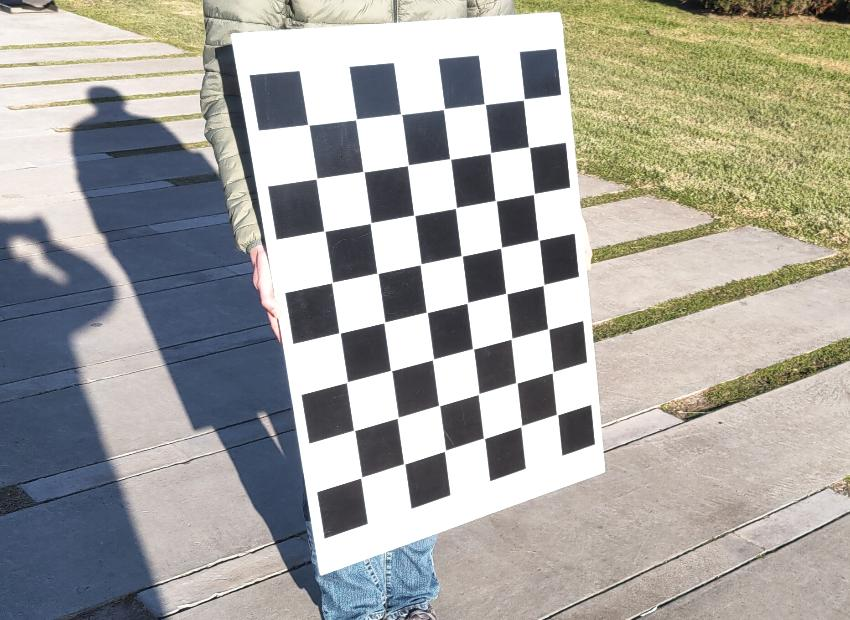
#> input picture Tutorial Vision/tutorial_05/res/checkerboard.jpg, 850 x 620 px; its folder holds 3 pictures in this run
$ jupyter execute --allow-errors calibracion.ipynb   (shell and % lines are left out)   (older library calls are emulated)
#> lines starting #> are read from the running program, lines starting #| are printed output that depends on the picture
### Tutorial Vision/tutorial_05/calib.py
import numpy as np
import cv2
import glob


def draw_checkerboard(
        image,
        board_size,
        corners,
        found,
        line_thickness=2,
        corner_radius=5,
        corner_thickness=2,
        line_color=(255, 0, 255),
        circles_color=(0, 255, 255)
):
    """
        Draws detected checkerboard.

        Parameters:
        - image: The image where the corners will be drawn.
        - corners: The detected corners from cv2.findChessboardCorners.
        - board_size: The size of the chessboard (rows, columns).
        - line_thickness: Thickness of the lines connecting the corners.
        - corner_radius: Radius of the circles at each corner.
        - corner_thickness: Thickness of the circles at each corner.
        - color: Color of the lines and circles (B, G, R).
    """

    if not found:
        return image

    # Ensure corners are in integer format for drawing
    corners = corners.astype(int)

    # Draw lines connecting corners
    # line_color = color  # (0, 255, 0)
    # circles_color = (255, 0, 0)
    for i in range(board_size[1]):
        for j in range(board_size[0] - 1):
            idx1 = i * board_size[0] + j
            idx2 = i * board_size[0] + (j + 1)
            cv2.line(image, tuple(corners[idx1][0]), tuple(corners[idx2][0]), line_color, line_thickness)

    for i in range(board_size[1] - 1):
        for j in range(board_size[0]):
            idx1 = i * board_size[0] + j
            idx2 = (i + 1) * board_size[0] + j
            cv2.line(image, tuple(corners[idx1][0]), tuple(corners[idx2][0]), line_color, line_thickness)

    # Draw circles at each corner
    for corner in corners:
        cv2.circle(image, tuple(corner[0]), corner_radius, circles_color, corner_thickness)

    return image


def detect_board(CHECKERBOARD, gray, criteria=None, subpix_win=(7, 7), scale=1.0):

    # shape = gray.shape[::-1]
    # gray = cv2.blur(gray, (5, 5))

    if scale == 1.0:
        scaled = gray
    else:
        w, h = gray.shape[1], gray.shape[0]
        scaled = cv2.resize(gray, (int(w * scale), int(h * scale)), interpolation=cv2.INTER_AREA)


    # Find the chess board corners
    # If desired number of corners are found in the image then ret = true
    ret, corners = cv2.findChessboardCorners(
        scaled,
        CHECKERBOARD,
        cv2.CALIB_CB_ADAPTIVE_THRESH + cv2.CALIB_CB_FAST_CHECK + cv2.CALIB_CB_NORMALIZE_IMAGE
    )

    if ret:

        if scale != 1.0:
            corners /= scale

        # we've found the corners
        # let's refine its coordinates
        # objpoints.append(objp)
        if criteria is None:
            criteria = (cv2.TERM_CRITERIA_EPS + cv2.TERM_CRITERIA_MAX_ITER, 30, 0.001)

        # refining pixel coordinates for given 2d points.
        corners = cv2.cornerSubPix(gray, corners, subpix_win, (-1, -1), criteria)
        # pass
        # imgpoints.append(corners2)

    return ret, corners


def board_points(checkerboard):
    # Defining the world coordinates for 3D points
    objp = np.zeros((1, checkerboard[0] * checkerboard[1], 3), np.float32)
    objp[0, :, :2] = np.mgrid[0:checkerboard[0], 0:checkerboard[1]].T.reshape(-1, 2)

    return objp


# [122 lines left out: functions detect_boards, np_print, do_calib, calib_zhang, not called in this run]


# [13 lines that do not run on import are left out]

    # this code compares "hand made" zhang calibration method
    # # calib using zhang
    # mint2 = calib_zhang(obj_points, world_points)
    #
    # print(mint.round())
    # print(mint2.round())

### Tutorial Vision/tutorial_05/misc.py
import matplotlib.pyplot as plt
import numpy as np


def plot_simplest_camera_model(
        f=200,
        obj_x=1000,
        obj_h=200,
        objs_x_unk=[400],
):
    # Define the focal length

    plt.figure(figsize=(10, 4))
    plt.axhline(0, color='black', linewidth=0.5)
    plt.axvline(0, color='black', linewidth=0.5)

    # object x
    plt.scatter([obj_x], [obj_h], color='g')
    plt.plot([obj_x, obj_x], [0, obj_h], color='g')
    plt.plot([0, obj_x], [0, 0], color='g')
    # projection x
    plt.plot([0, obj_x], [0, obj_h], color='g', linestyle='--', linewidth=0.7)

    plt.text(obj_x + 5, obj_h / 2, "w", fontsize=12, color='g')
    plt.text(obj_x / 2, 5, "d", fontsize=12, color='g')

    for x in objs_x_unk:
        # object x2
        plt.scatter([x], [obj_h], color='r')
        plt.plot([x, x], [0, obj_h], color='r')
        # projection x2
        plt.plot([0, x], [0, obj_h], color='r', linestyle='--', linewidth=0.7)

    plt.plot([0, f], [0, 0], color='b')
    plt.axvline(f, color='b')
    plt.text(f / 2, -20, "F = ?", color='b')
    plt.text(f + 5, 15, "p", color='b')

    plt.grid()
    plt.axis('equal')
    plt.xlabel("z (depth)")
    plt.ylabel("x (ancho)")

    plt.show()

### Tutorial Vision/tutorial_05/setup.py
import os
from i308_utils import download, unzip

def download_calib_dataset():

    download(
        "https://github.com/udesa-vision/i308-resources/raw/refs/heads/main/tutoriales/tutorial_05/images/images.zip"
    )
#> (this line was passed over: i308_utils is not available in this run)
    unzip(
        "images.zip",
    )
#> (this line was passed over: i308_utils is not available in this run)

    os.remove("images.zip")

### Tutorial Vision/tutorial_05/calibracion.ipynb
# Tutorial 05 - Calibración de cámara

Agenda:

- Checkerboard
- Modelos de Cámara
  - distancia focal
  - pinhole
  - modelo de camara con distorsión
- Calibración Monocular
- Rectificación
- Estimación de pose

# Setup

Este tutorial se puede ejecutar local en Jupyter lab o utilizar Google Colab.

## En Google Colab
Este tutorial se provee junto con archivos de recursos dentro de un archivo ".zip".
En caso de ejecutar en Google Colab hay que:

1. Descomprimir el zip en algún lado
2. Subir el contenido del zip a Google Drive en alguna carpeta (por ejemplo `udesa/I308/tutoriales/tutorial_X`)
3. Abrir este notebook .ipynb

[cell 1]
import os
import sys

# TODO: establecer el path en caso de trabajar con Colab
DRIVE_DIR = "udesa/I308/tutoriales/tutorial_05"

# detecta si estamos corriendo en Google Colab
try:
  from google.colab import drive
  COLAB = True
except:
  COLAB = False

if COLAB:
    # monta Google Drive
    drive.mount('/content/drive')

    base_path = "/content/drive/MyDrive/"
    path = os.path.join(base_path, DRIVE_DIR)

    %cd {path}
    sys.path.append(path)

[cell 2]
# instalamos el paquete de utilidades

from i308_utils import imshow, show_images

[cell 3]
# descarga dataset de calibración monocular
from setup import download_calib_dataset

download_calib_dataset()

# Modelos De Cámara

## Para qué queremos tener un modelo de cámara?

- Si tenemos un modelo matemático de la cámara, podemos describir
la relación que existe entre las coordenadas de un punto en 3d en el mundo
y su proyección en el plano de la imagen.

- Calibrar una cámara es fundamental para obtener mediciones precisas y realizar correcciones en las imágenes capturadas, por ejemplo corregir los errores introducidos por distorsiones de la lente.

- El modelo de cámara nos permite conocer la relación exacta entre las coordenadas 3D del mundo real y sus proyecciones 2D en la imagen.

- Aplicaciones 3D

  - Realidad aumentada: podemos colocar objetos virtuales en imágenes en posiciones y orientaciones precisas.
  - Reconstrucción 3D: podremos reconstruir escenas o objetos en 3D a partir de imágenes.
  - Medir distancias y tamaños de manera precisa
  - Tracking de objetos.
  - [VPS](https://geospatialworld.net/prime/business-and-industry-trends/what-is-visual-positioning-system-vps/)

## Qué modelos de cámara vamos a usar hoy?
- modelo sólo usando distancia focal
- modelo pinhole
- modelo de camara con distorsión

Los dos primeros modelos vamos a calibrarlos "a mano", con código propio.
Para entender de manera didáctica cómo podría resolverse.
Para el último modelo utilizaremos OpenCV.

# Checkerboard

¿Qué es un Checkerboard?

Un checkerboard es un patrón de calibración que tiene características que facilitan su detección mediante computer vision.

- Se compone por casillas en forma de mosaico, y va alternando blanco y negro como un tablero de ajedrez.

- Este tipo de patrones podemos armarlos muy facilmente mediante OpenCV de manera sintética, o bien utilizar un [sitio web como este](https://markhedleyjones.com/projects/calibration-checkerboard-collection) para generarlo.
De esa manera si queremos podemos controlar el tamaño de cada celda.

- Para trabajar con este tipo de patrones los algoritmos van a asumir que todos los corners están en un plano, por lo que es conveniente pegar la hoja sobre una superficie plana y rígida.

- Para evitar ambigüedades es conveniente que utilicemos una cantidad par por una cantidad impar de celdas, o vice-versa.

[cell 4]
import cv2
board_image = cv2.imread("res/checkerboard.jpg", 0)
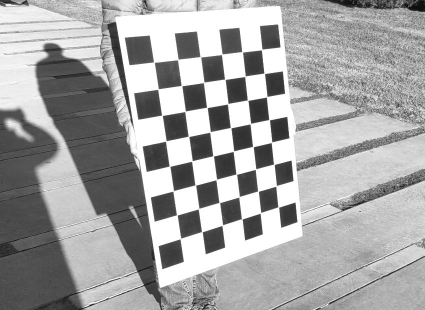
#> board_image: shape (620, 850) (shown at 1/2 size); min 1, max 255, mean 164.3
imshow(
    board_image,
    title="checkerboard 6x8"
)
#> (this line was passed over: i308_utils is not available in this run)

## Detectando un checkerboard

para encontrar los corners del checkerboard podemos usar la función de OpenCV [cv2.findChessboardCorners](https://docs.opencv.org/4.x/d9/d0c/group__calib3d.html#ga93efa9b0aa890de240ca32b11253dd4a)

Esta función recibe:
- la imagen donde buscar (en grayscale)
- el checkerboard (un par 6x8 en este caso)

y devuelve el par: (found, corners)

- found: True o False, si lo encontró o no
- corners: un array con las posiciones de los corners encontrados

[cell 5]
# Find the chess board corners

checkerboard = (6, 8)

found, corners = cv2.findChessboardCorners(
    board_image,
    checkerboard,
    cv2.CALIB_CB_ADAPTIVE_THRESH + cv2.CALIB_CB_FAST_CHECK + cv2.CALIB_CB_NORMALIZE_IMAGE
)
#> found = True; corners = 48 rows, first 8: [308.5, 125], [356, 119.4], [401, 114], [443.9, 109], [484.7, 104], [524.5, 98.68], [316.2, 178.9], [363.4, 171.5]

[cell 6]
found
#> Out = True

[cell 7]
# Obs: los corners retornados vienen en un array de (Nx1x2),
# por eso muchas veces es necesario reshapearlos a (Nx2)
corners.shape

[cell 8]
corners.reshape(-1, 2)[:3]
#> Out = [[308.5, 125], [356, 119.4], [401, 114]]

## Mejorando precisión de los corners encontrados

Si encontramos el checkerboard, entonces OpenCV nos da la funcion [cv2.cornerSubPix](https://docs.opencv.org/4.x/dd/d1a/group__imgproc__feature.html#ga354e0d7c86d0d9da75de9b9701a9a87e), donde implementa un algoritmo iterativo para mejorar la localización de los corners encontrados a nivel sub-pixel

[cell 9]
# Encontramos los corners
# refinemos las coordenadas encontradas
criteria = (cv2.TERM_CRITERIA_EPS + cv2.TERM_CRITERIA_MAX_ITER, 30, 0.001)

# refining pixel coordinates for given 2d points.
corners = cv2.cornerSubPix(
    board_image,
    corners,
    (11, 11),
    (-1, -1),
    criteria
)
#> corners = 48 rows, first 8: [308.4, 124.7], [356.1, 119.4], [401.2, 114.2], [443.9, 109.1], [484.8, 104.2], [523.7, 99.51], [316.5, 178.6], [363.5, 171.7]

En general vamos a querer ejecutar ambas funciones en secuencia:

1. cv2.findChessboardCorners
2. cv2.cornerSubPix

Para simplificar nuestro código podemos armar una función que realice ambas invocaciones.
O bien usar la función `detect_board` que se provee en el modulo `calib.py`

## Graficando un checkerboard

1. OpenCV provee la función [cv2.drawChessboardCorners](https://docs.opencv.org/4.x/d9/d0c/group__calib3d.html#ga6a10b0bb120c4907e5eabbcd22319022) para graficar los corners detectados.

2. También se provee la función `draw_checkerboard` dentro del modulo `calib.py`, que hace una tarea similar,
pero permite controlar el thickness y tamaño los circulos en el dibujo (útil para imagenes con mucha resolución)
ya que aparentemente con drawChessboardCorners no es posible tocar esos parámetros.

Ejemplo:
```python

import calib

found, corners = calib.detect_board(checkerboard, image)

````

[cell 10]
import calib

show_board = cv2.cvtColor(board_image, cv2.COLOR_GRAY2BGR)

# dibujo los corners usando la función drawChessboardCorners de OpenCV
show_board_cv = cv2.drawChessboardCorners(
    show_board.copy(),
    checkerboard,
    corners,
    found
)
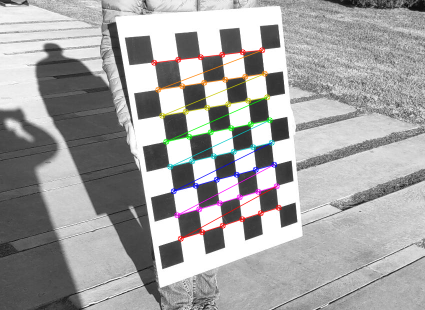
#> show_board_cv: shape (620, 850, 3) (shown at 1/2 size); mean B, G, R 163.1, 163.2, 163.8

# dibujo los corners usando la función drawChessboardCorners de OpenCV
show_board_mine = calib.draw_checkerboard(
    show_board.copy(),
    checkerboard,
    corners,
    found
)
#> in draw_checkerboard, `corners = corners.astype(int)`: corners = 48 rows, first 8: [308, 124], [356, 119], [401, 114], [443, 109], [484, 104], [523, 99], [316, 178], [363, 171]
#> after the loop in draw_checkerboard, `for i in range(board_size[1] - 1):`:
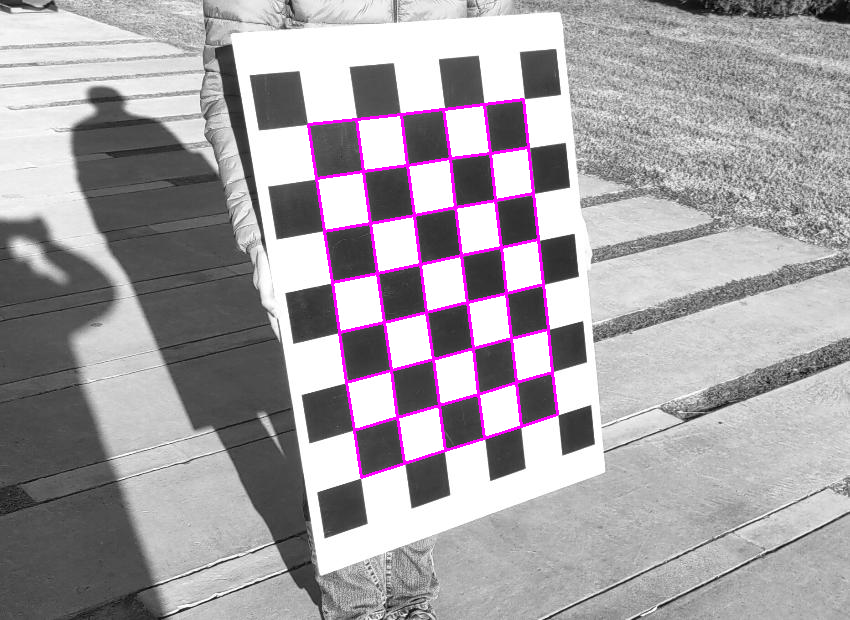
#> image: shape (620, 850, 3); mean of channels 0, 1, 2 165.3, 160.3, 165.3; drawn as B, G, R
#> the loop in draw_checkerboard, `for corner in corners:` made 48 passes
#> (the rest of the program and of its run is left out)
